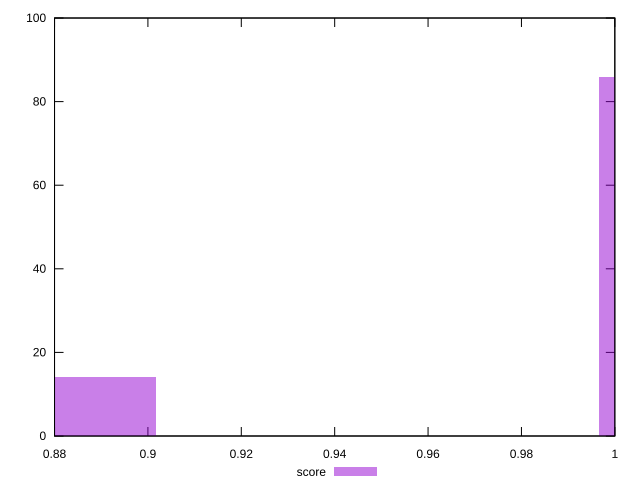

Here is the gnuplot script that generated this plot:
reset

$score <<EOF
1.0440656982297563 86
0.8542355712788914 14
EOF

set key outside below
set boxwidth 0.09491506347543238
set xrange [0.88:1]
set yrange [0:100]
set trange [0:100]
set style fill transparent solid 0.5 noborder
set terminal svg size 640, 490 enhanced background rgb 'white'
set output "report_00018_2021-02-10T15-25-16.877Z/unminified-javascript/samples/pages+cached/score/histogram.svg"

plot $score title "score" with boxes

reset
